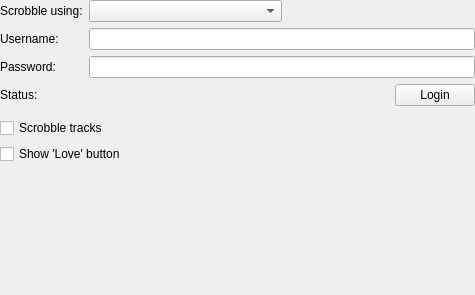
<?xml version="1.0" encoding="UTF-8"?>
<ui version="4.0">
 <class>ScrobblingSettings</class>
 <widget class="QWidget" name="ScrobblingSettings">
  <property name="geometry">
   <rect>
    <x>0</x>
    <y>0</y>
    <width>475</width>
    <height>295</height>
   </rect>
  </property>
  <layout class="QFormLayout" name="formLayout">
   <property name="leftMargin">
    <number>0</number>
   </property>
   <property name="topMargin">
    <number>0</number>
   </property>
   <property name="rightMargin">
    <number>0</number>
   </property>
   <property name="bottomMargin">
    <number>0</number>
   </property>
   <item row="0" column="0">
    <widget class="BuddyLabel" name="scrobblerLabel">
     <property name="text">
      <string>Scrobble using:</string>
     </property>
     <property name="buddy">
      <cstring>scrobbler</cstring>
     </property>
    </widget>
   </item>
   <item row="0" column="1">
    <layout class="QHBoxLayout" name="scrobblerLayout">
     <property name="margin">
      <number>0</number>
     </property>
     <property name="spacing">
      <number>0</number>
     </property>
     <item>
      <widget class="QComboBox" name="scrobbler"/>
     </item>
     <item>
     <widget class="QLabel" name="scrobblerName"/>
     </item>
    </layout>
   </item>
   <item row="1" column="0">
    <widget class="BuddyLabel" name="userLabel">
     <property name="text">
      <string>Username:</string>
     </property>
     <property name="buddy">
      <cstring>user</cstring>
     </property>
    </widget>
   </item>
   <item row="1" column="1">
    <widget class="LineEdit" name="user"/>
   </item>
   <item row="2" column="0">
    <widget class="BuddyLabel" name="passLabel">
     <property name="text">
      <string>Password:</string>
     </property>
     <property name="buddy">
      <cstring>pass</cstring>
     </property>
    </widget>
   </item>
   <item row="2" column="1">
    <widget class="LineEdit" name="pass">
     <property name="echoMode">
      <enum>QLineEdit::Password</enum>
     </property>
    </widget>
   </item>
   <item row="3" column="0">
    <widget class="BuddyLabel" name="statusLabel">
     <property name="text">
      <string>Status:</string>
     </property>
     <property name="buddy">
      <cstring>loginButton</cstring>
     </property>
    </widget>
   </item>
   <item row="3" column="1">
    <layout class="QHBoxLayout" name="horizontalLayout">
     <item>
      <widget class="QLabel" name="loginStatusLabel">
       <property name="sizePolicy">
        <sizepolicy hsizetype="MinimumExpanding" vsizetype="Preferred">
         <horstretch>0</horstretch>
         <verstretch>0</verstretch>
        </sizepolicy>
       </property>
       <property name="text">
        <string/>
       </property>
      </widget>
     </item>
     <item>
      <widget class="QPushButton" name="loginButton">
       <property name="sizePolicy">
        <sizepolicy hsizetype="Preferred" vsizetype="Fixed">
         <horstretch>0</horstretch>
         <verstretch>0</verstretch>
        </sizepolicy>
       </property>
       <property name="text">
        <string>Login</string>
       </property>
      </widget>
     </item>
    </layout>
   </item>
   <item row="4" column="0" colspan="2">
    <widget class="MessageWidget" name="messageWidget">
     <property name="frameShape">
      <enum>QFrame::StyledPanel</enum>
     </property>
     <property name="frameShadow">
      <enum>QFrame::Raised</enum>
     </property>
    </widget>
   </item>
   <item row="5" column="0" colspan="2">
    <widget class="QCheckBox" name="enableScrobbling">
     <property name="text">
      <string>Scrobble tracks</string>
     </property>
    </widget>
   </item>
   <item row="6" column="0" colspan="2">
    <widget class="QCheckBox" name="showLove">
     <property name="text">
      <string>Show 'Love' button</string>
     </property>
    </widget>
   </item>
   <item row="7" column="0">
    <spacer name="verticalSpacer_3x">
     <property name="orientation">
      <enum>Qt::Vertical</enum>
     </property>
     <property name="sizeType">
      <enum>QSizePolicy::Fixed</enum>
     </property>
     <property name="sizeHint" stdset="0">
      <size>
       <width>20</width>
       <height>4</height>
      </size>
     </property>
    </spacer>
   </item>
   <item row="8" column="0" colspan="2">
    <widget class="QLabel" name="noteLabel">
     <property name="alignment">
      <set>Qt::AlignLeading|Qt::AlignLeft|Qt::AlignTop</set>
     </property>
     <property name="wordWrap">
      <bool>true</bool>
     </property>
     <property name="textInteractionFlags">
      <set>Qt::NoTextInteraction</set>
     </property>
    </widget>
   </item>
   <item row="9" column="0">
    <spacer name="verticalSpacer">
     <property name="orientation">
      <enum>Qt::Vertical</enum>
     </property>
     <property name="sizeHint" stdset="0">
      <size>
       <width>20</width>
       <height>6</height>
      </size>
     </property>
    </spacer>
   </item>
  </layout>
 </widget>
 <customwidgets>
  <customwidget>
   <class>LineEdit</class>
   <extends>QLineEdit</extends>
   <header>support/lineedit.h</header>
  </customwidget>
  <customwidget>
   <class>BuddyLabel</class>
   <extends>QLabel</extends>
   <header>support/buddylabel.h</header>
  </customwidget>
  <customwidget>
   <class>MessageWidget</class>
   <extends>QFrame</extends>
   <header>support/messagewidget.h</header>
   <container>1</container>
  </customwidget>
 </customwidgets>
 <resources/>
 <connections/>
</ui>
